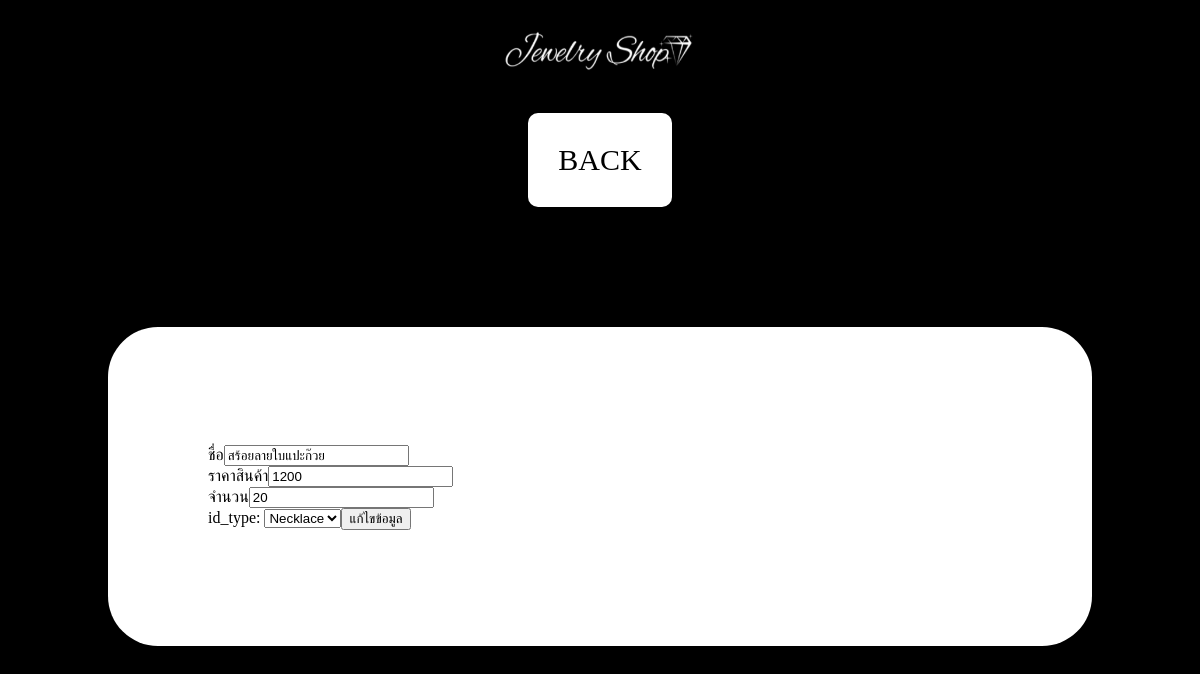
The app's page /projectweb/editformproduct.php?id_product=1 with its own data.
### tables this page shows
CREATE TABLE `product` (
  `id_product` int(50) NOT NULL,
  `name_product` varchar(50) NOT NULL,
  `price_product` decimal(10,0) NOT NULL,
  `num_product` int(11) NOT NULL,
  `id_type` varchar(50) NOT NULL
);

### projectweb/editformproduct.php (the view, shortened to what this page needs)
<?php include "connect2.php" ?>
<?php
    $stmt = $pdo->prepare("SELECT * FROM product WHERE id_product = ?");
    $stmt->bindParam(1, $_GET["id_product"]);
    $stmt->execute();
    $row = $stmt->fetch();
    ?>
<html>
<head>
    <link href="style/style_ad.css" rel="stylesheet">
</head>
<body>
    <header><img src="img_decorate/jewshop5.png" width="200" height="40" ></header>
    <nav>
    <a href="listproduct.php">BACK</a>
    </nav>
    <section class='list'>
    <form action="editproduct.php" method="POST">
    <input type="hidden" name="id_product" value="<?=$row["id_product"]?>"><br>
    ชื่อ<input type="text" name="name_product" value="<?=$row["name_product"]?>"><br>
    ราคาสินค้า<input type="text" name="price_product" value="<?=$row["price_product"]?>"><br>
    จำนวน<input type="text" name="num_product" value="<?=$row["num_product"]?>"><br>
    <label>id_type:
    <select name="id_type">
    <option value="T001" >Necklace</option>
    <option value="T004">bracelet</option><br>
    <input type="submit" value="แก้ไขข้อมูล">
</form>
</section>
</body>
</html>

### projectweb/style/style_ad.css (style rules this page uses)
nav { text-align:center; }
nav a { display: inline-flex; text-align:center; font-size:30px; border-radius:10px; margin:20px; padding:30px; background:white; color:black; }
body { background-color:black; }
header { background-color:black; display: flex; justify-content:center; height: 85px; align-items: center; }
a:link { text-decoration:none; }
.list { padding: 100px; background-color:white; margin:100px 100px; border-radius:50px; }

### records on screen
product: name_product "สร้อยลายใบแปะก๊วย", price_product "1200", num_product "20"
